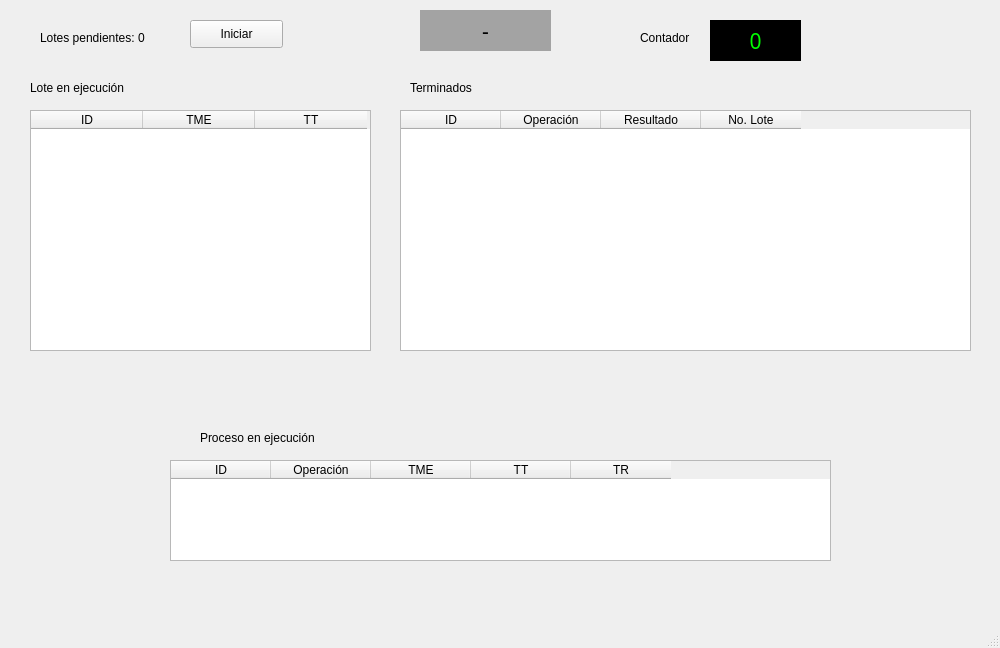
<?xml version="1.0" encoding="UTF-8"?>
<ui version="4.0">
 <class>MainWindow</class>
 <widget class="QMainWindow" name="MainWindow">
  <property name="geometry">
   <rect>
    <x>0</x>
    <y>0</y>
    <width>1000</width>
    <height>648</height>
   </rect>
  </property>
  <property name="windowTitle">
   <string>Procesamiento por lotes</string>
  </property>
  <widget class="QWidget" name="centralwidget">
   <widget class="QTableWidget" name="tableWidget">
    <property name="geometry">
     <rect>
      <x>30</x>
      <y>110</y>
      <width>341</width>
      <height>241</height>
     </rect>
    </property>
    <attribute name="horizontalHeaderDefaultSectionSize">
     <number>112</number>
    </attribute>
    <column>
     <property name="text">
      <string>ID</string>
     </property>
    </column>
    <column>
     <property name="text">
      <string>TME</string>
     </property>
    </column>
    <column>
     <property name="text">
      <string>TT</string>
     </property>
    </column>
   </widget>
   <widget class="QTableWidget" name="tableWidget_2">
    <property name="geometry">
     <rect>
      <x>170</x>
      <y>460</y>
      <width>661</width>
      <height>101</height>
     </rect>
    </property>
    <column>
     <property name="text">
      <string>ID</string>
     </property>
    </column>
    <column>
     <property name="text">
      <string>Operación</string>
     </property>
    </column>
    <column>
     <property name="text">
      <string>TME</string>
     </property>
    </column>
    <column>
     <property name="text">
      <string>TT</string>
     </property>
    </column>
    <column>
     <property name="text">
      <string>TR</string>
     </property>
    </column>
   </widget>
   <widget class="QLabel" name="label">
    <property name="geometry">
     <rect>
      <x>40</x>
      <y>30</y>
      <width>141</width>
      <height>16</height>
     </rect>
    </property>
    <property name="text">
     <string>Lotes pendientes: 0</string>
    </property>
   </widget>
   <widget class="QLabel" name="label_2">
    <property name="geometry">
     <rect>
      <x>30</x>
      <y>80</y>
      <width>141</width>
      <height>16</height>
     </rect>
    </property>
    <property name="text">
     <string>Lote en ejecución</string>
    </property>
   </widget>
   <widget class="QLabel" name="label_3">
    <property name="geometry">
     <rect>
      <x>200</x>
      <y>430</y>
      <width>141</width>
      <height>16</height>
     </rect>
    </property>
    <property name="text">
     <string>Proceso en ejecución</string>
    </property>
   </widget>
   <widget class="QTableWidget" name="tableWidget_3">
    <property name="geometry">
     <rect>
      <x>400</x>
      <y>110</y>
      <width>571</width>
      <height>241</height>
     </rect>
    </property>
    <column>
     <property name="text">
      <string>ID</string>
     </property>
    </column>
    <column>
     <property name="text">
      <string>Operación</string>
     </property>
    </column>
    <column>
     <property name="text">
      <string>Resultado</string>
     </property>
    </column>
    <column>
     <property name="text">
      <string>No. Lote</string>
     </property>
    </column>
   </widget>
   <widget class="QLabel" name="label_4">
    <property name="geometry">
     <rect>
      <x>410</x>
      <y>80</y>
      <width>141</width>
      <height>16</height>
     </rect>
    </property>
    <property name="text">
     <string>Terminados</string>
    </property>
   </widget>
   <widget class="QPushButton" name="pushButton">
    <property name="geometry">
     <rect>
      <x>190</x>
      <y>20</y>
      <width>93</width>
      <height>28</height>
     </rect>
    </property>
    <property name="text">
     <string>Iniciar</string>
    </property>
   </widget>
   <widget class="QLabel" name="contador">
    <property name="geometry">
     <rect>
      <x>710</x>
      <y>20</y>
      <width>91</width>
      <height>41</height>
     </rect>
    </property>
    <property name="font">
     <font>
      <family>Yu Gothic UI Semibold</family>
      <pointsize>16</pointsize>
      <weight>50</weight>
      <italic>false</italic>
      <bold>false</bold>
     </font>
    </property>
    <property name="styleSheet">
     <string notr="true">background-color: rgb(0, 0, 0);
color: rgb(0, 255, 0);
font: 16pt &quot;Yu Gothic UI Semibold&quot;;
</string>
    </property>
    <property name="text">
     <string>0</string>
    </property>
    <property name="alignment">
     <set>Qt::AlignCenter</set>
    </property>
   </widget>
   <widget class="QLabel" name="label_6">
    <property name="geometry">
     <rect>
      <x>640</x>
      <y>30</y>
      <width>71</width>
      <height>16</height>
     </rect>
    </property>
    <property name="text">
     <string>Contador</string>
    </property>
   </widget>
   <widget class="QLabel" name="estado">
    <property name="geometry">
     <rect>
      <x>420</x>
      <y>10</y>
      <width>131</width>
      <height>41</height>
     </rect>
    </property>
    <property name="font">
     <font>
      <family>Yu Gothic UI Semibold</family>
      <pointsize>16</pointsize>
      <weight>50</weight>
      <italic>false</italic>
      <bold>false</bold>
     </font>
    </property>
    <property name="styleSheet">
     <string notr="true">background-color: rgb(163, 163, 163);
border-radius: 40px;
</string>
    </property>
    <property name="frameShape">
     <enum>QFrame::NoFrame</enum>
    </property>
    <property name="text">
     <string>-</string>
    </property>
    <property name="alignment">
     <set>Qt::AlignCenter</set>
    </property>
   </widget>
  </widget>
  <widget class="QStatusBar" name="statusbar"/>
 </widget>
 <resources/>
 <connections/>
</ui>
